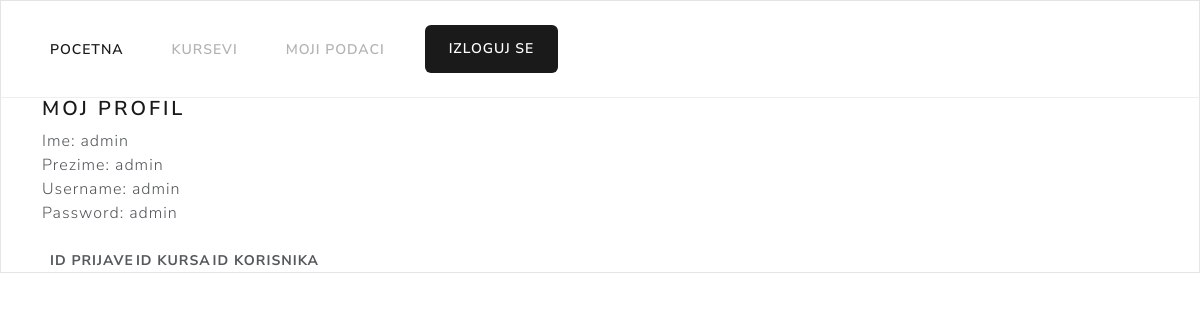
The app's page /mojipodaci.php (signed in) with its own data.
### tables this page shows
CREATE TABLE `korisnik` (
  `IDKorisnika` int(11) NOT NULL,
  `ime` varchar(30) NOT NULL,
  `prezime` varchar(30) NOT NULL,
  `username` varchar(30) NOT NULL,
  `password` varchar(30) NOT NULL,
  `admin` tinyint(1) NOT NULL
);

### login.php (called while the page is built, shortened)
<?php
if (isset($_SESSION['user_id'])) {
    $upit= "SELECT * FROM korisnik WHERE `IDKorisnika` = ". (int)$_SESSION['user_id'];
    $rez= $mysqli->query($upit);
    if ($rez->num_rows > 0) {
        $user = $rez->fetch_assoc();
    } else {
        $user = false;
    }
}
?>

### mojipodaci.php (the view, shortened to what this page needs)
<!DOCTYPE html>
<html lang="en">
<head>
    <link href="stil.css" rel="stylesheet">
</head>
<body class="bg-light pt-5">
       <?php
       include 'konekcija.php';
       include 'login.php';
       include 'header.php';
       ?>
      <div class="container">
            <form action="" method="post">
                <br><br>
                <h4>Moj profil</h4>
                <span>Ime: <?php  echo $user['ime']  ?>  </span>
                <br>
                <span>Prezime: <?php  echo $user['prezime']  ?>  </span>
                <br>
                <span>Username: <?php  echo $user['username']  ?>  </span>
                <br>
                <span>Password: <?php  echo $user['password']  ?>  </span>
                <br><br>
            </form>
      </div>
                    <div class="section px-5">
                        <?php
                        echo "<table>";
                        echo "<tr>";
                        echo "<th>ID Prijave </th>";
                        echo "<th>ID Kursa </th>";
                        echo "<th>ID Korisnika</th>";
                        echo "</tr>";
                        echo "</table>";
                        ?>
                    </div>
    </body>
</html>

### records on screen
korisnik: ime "admin", prezime "admin", username "admin", password "admin"
